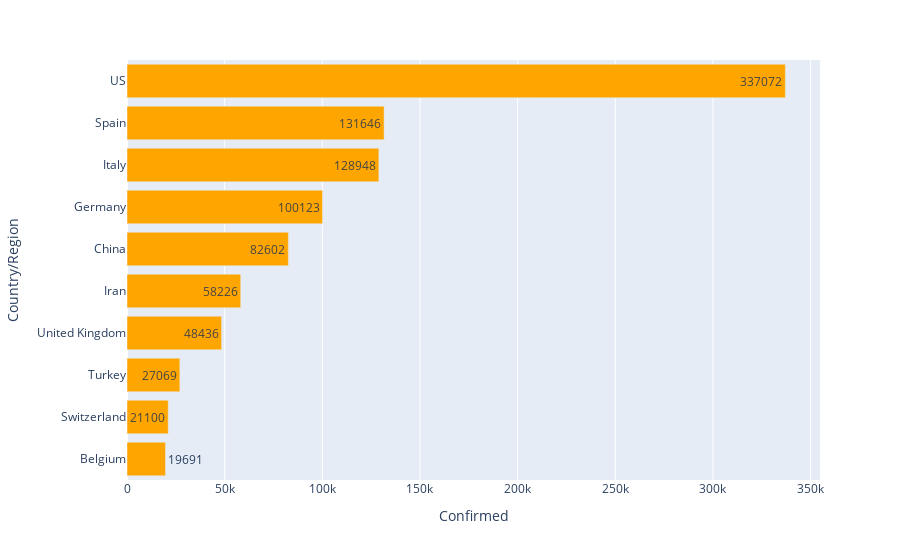

The notebook cell this image was saved under:
### Code cell
fig = px.bar(df_comb.sort_values('Confirmed').tail(10), x="Confirmed", color_discrete_sequence=['orange'],
             y="Country/Region", text='Confirmed', orientation='h')
fig.show()

### Figure 1 — Plotly figure (JSON) as saved in the notebook; plotly's stock layout.template omitted (floating-point values rounded to 4 significant figures)
{"data": [{"alignmentgroup": "True", "hoverlabel": {"namelength": 0}, "hovertemplate": "Confirmed=%{text}<br>Country/Region=%{y}", "legendgroup": "", "marker": {"color": "orange"}, "name": "", "offsetgroup": "", "orientation": "h", "showlegend": false, "text": [19691, 21100, 27069, 48436, 58226, 82602, 100123, 128948, 131646, 337072], "textposition": "auto", "type": "bar", "x": [19691, 21100, 27069, 48436, 58226, 82602, 100123, 128948, 131646, 337072], "xaxis": "x", "y": ["Belgium", "Switzerland", "Turkey", "United Kingdom", "Iran", "China", "Germany", "Italy", "Spain", "US"], "yaxis": "y"}], "layout": {"barmode": "relative", "legend": {"tracegroupgap": 0}, "margin": {"t": 60}, "xaxis": {"anchor": "y", "domain": [0, 1], "title": {"text": "Confirmed"}}, "yaxis": {"anchor": "x", "domain": [0, 1], "title": {"text": "Country/Region"}}}}
